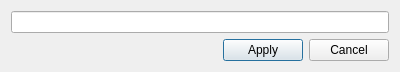
<?xml version="1.0" encoding="UTF-8"?>
<ui version="4.0">
 <class>Dialog</class>
 <widget class="QDialog" name="Dialog">
  <property name="geometry">
   <rect>
    <x>0</x>
    <y>0</y>
    <width>400</width>
    <height>71</height>
   </rect>
  </property>
  <property name="windowTitle">
   <string>Dialog</string>
  </property>
  <layout class="QGridLayout" name="gridLayout">
   <item row="0" column="0">
    <layout class="QVBoxLayout" name="verticalLayout">
     <item>
      <widget class="QLineEdit" name="lineEdit"/>
     </item>
     <item>
      <layout class="QHBoxLayout" name="horizontalLayout">
       <item>
        <spacer name="horizontalSpacer">
         <property name="orientation">
          <enum>Qt::Horizontal</enum>
         </property>
         <property name="sizeHint" stdset="0">
          <size>
           <width>40</width>
           <height>20</height>
          </size>
         </property>
        </spacer>
       </item>
       <item>
        <widget class="QPushButton" name="pushButton">
         <property name="text">
          <string>Apply</string>
         </property>
        </widget>
       </item>
       <item>
        <widget class="QPushButton" name="pushButton_2">
         <property name="text">
          <string>Cancel</string>
         </property>
        </widget>
       </item>
      </layout>
     </item>
    </layout>
   </item>
  </layout>
 </widget>
 <resources/>
 <connections/>
</ui>
